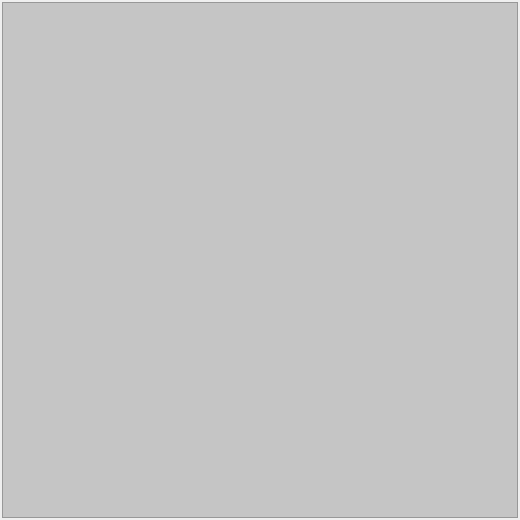
<?xml version="1.0" encoding="UTF-8"?>
<ui version="4.0">
 <class>CheckerBoardWidget</class>
 <widget class="QWidget" name="CheckerBoardWidget">
  <property name="geometry">
   <rect>
    <x>0</x>
    <y>0</y>
    <width>520</width>
    <height>520</height>
   </rect>
  </property>
  <property name="minimumSize">
   <size>
    <width>520</width>
    <height>520</height>
   </size>
  </property>
  <property name="windowTitle">
   <string>Form</string>
  </property>
  <layout class="QVBoxLayout" name="verticalLayout">
   <property name="margin">
    <number>2</number>
   </property>
   <item>
    <widget class="QGraphicsView" name="checkerboardGraphicsView">
     <property name="styleSheet">
      <string notr="true">background-color: rgb(197, 197, 197);</string>
     </property>
    </widget>
   </item>
  </layout>
 </widget>
 <resources/>
 <connections/>
</ui>
